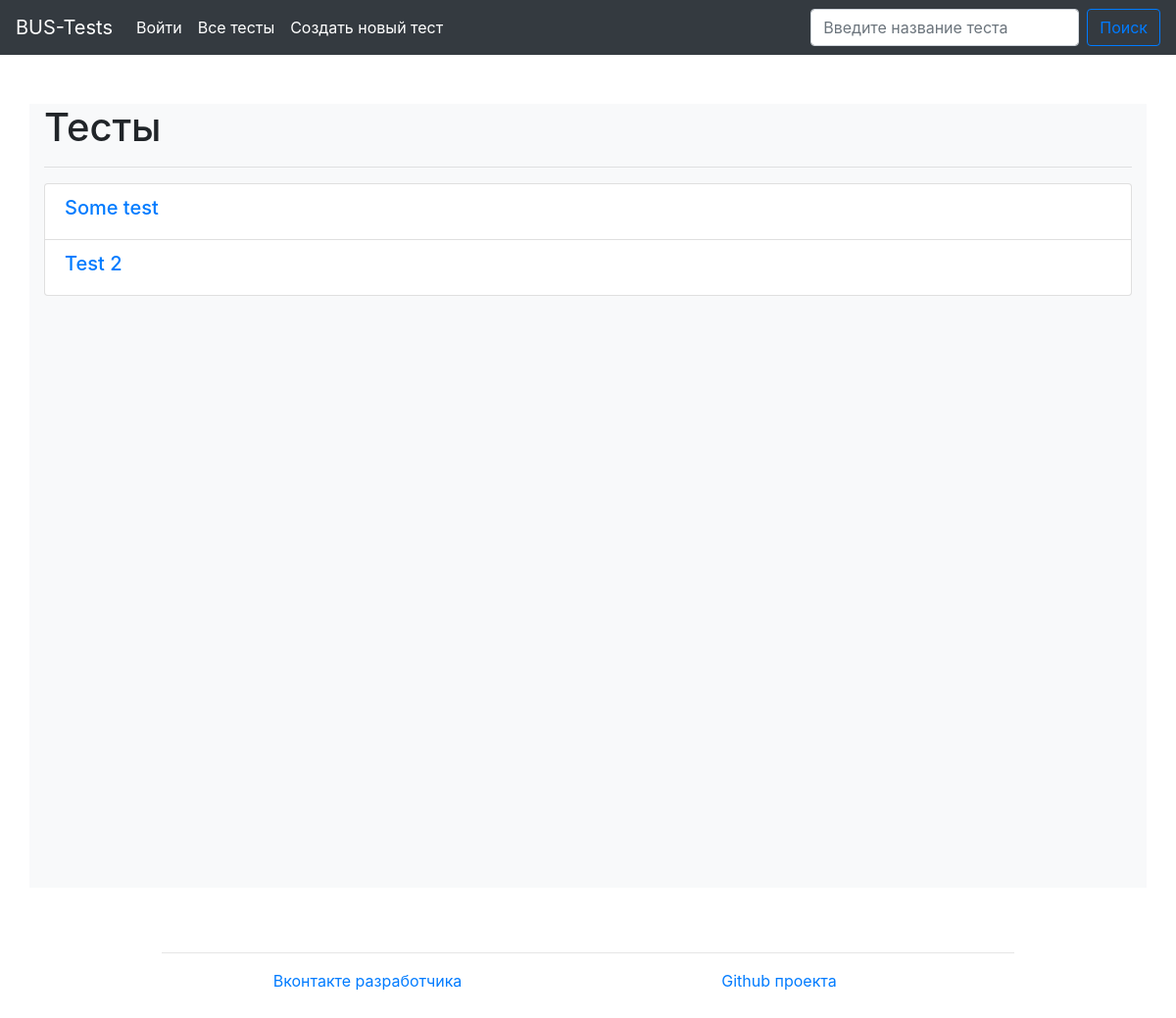
/, run on an earlier commit of the app's database.
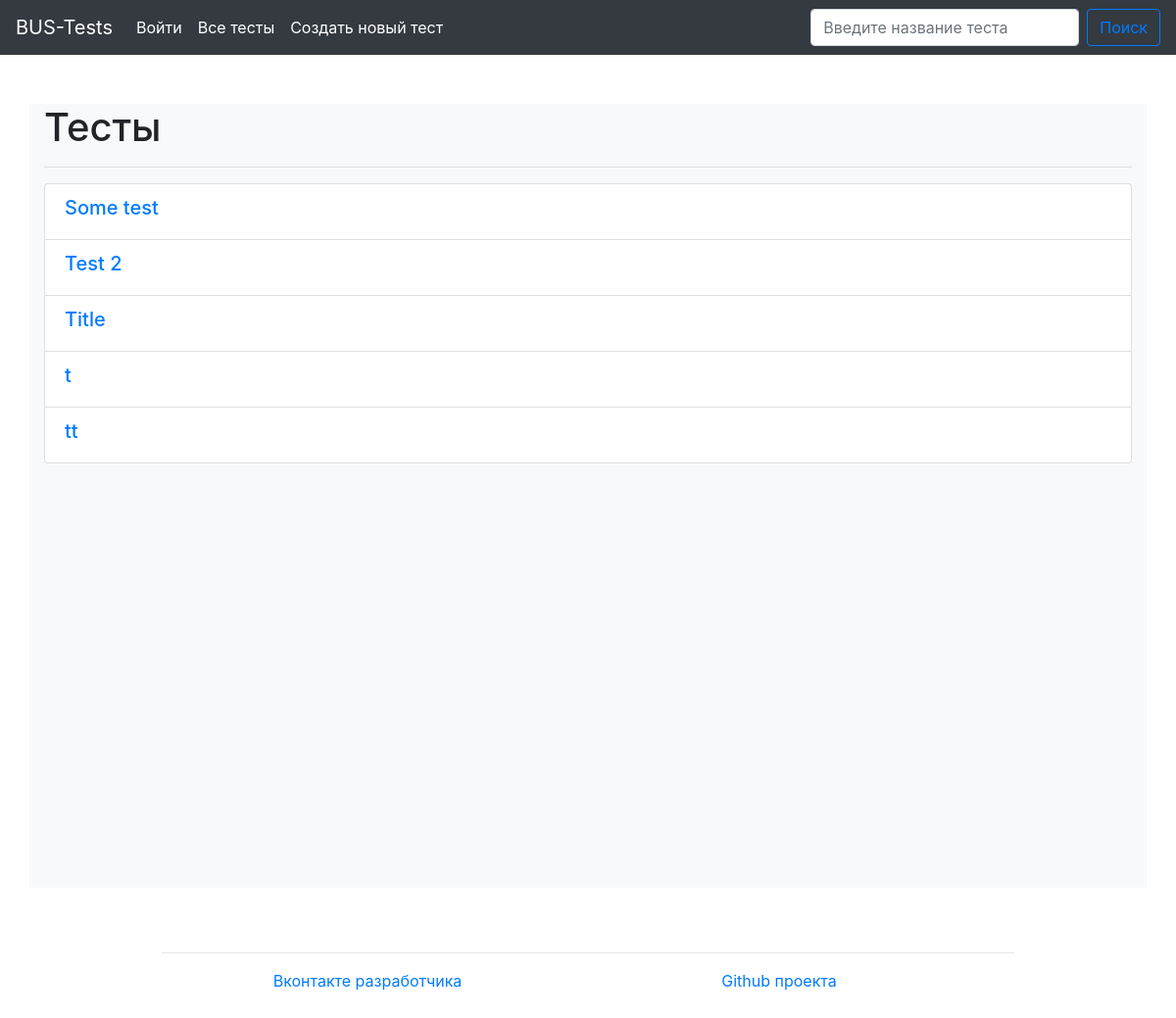
And on a later commit of the database.
### main/models.py (models this page shows)
class Test(models.Model):
    title = models.CharField(max_length=120)
    def __str__(self):
        return self.title

### main/views.py (the view)
# urls.py: path('', views.index, name='test_list'),
def index(request, page=1):
    if request.method == 'POST':
        tests = models.Test.objects.filter(title__icontains=request.POST['query'])
    else:
        tests = models.Test.objects.all()
    count_pages = ceil(len(tests) / ELEMENT_IN_PAGE)
    tests = tests[(page - 1) * ELEMENT_IN_PAGE:page * ELEMENT_IN_PAGE]
    return render(request, 'main/index.html',
                  {'tests': tests, 'pages': range(1, count_pages + 1) if count_pages > ELEMENT_IN_PAGE else False})

### templates/main/index.html (shortened to what this page needs)
{% extends 'wrapper.html' %}
{% block content %}
    <h1>Тесты</h1>
    <hr>
    {% if not tests %}
        <h2>Тесты не найдены</h2>
    {% else %}
    <ul class="list-group">
    {% for test in tests %}
        <li class="btn-group list-group-item">
            <h5><a href="{% url 'test' test.id %}">{{ test }}</a></h5>
        </li>
    {% endfor %}
    </ul>
    {% endif %}
{% endblock %}

### templates/wrapper.html (shortened to what this page needs)
<!DOCTYPE html>
<html lang="ru">
<head>
	<link rel="stylesheet" href="https://stackpath.bootstrapcdn.com/bootstrap/4.5.0/css/bootstrap.min.css">
</head>
<body>
	<nav class="navbar navbar-expand-lg navbar-dark bg-dark" style="margin-bottom: 50px;">
	  <a class="navbar-brand" href="{% url 'test_list' %}">BUS-Tests</a>
	  <div class="collapse navbar-collapse" id="navbarSupportedContent">
		<ul class="navbar-nav mr-auto">
		  <li class="nav-item active">
			<a class="nav-link" href="{% url 'profile' %}">
                {% if request.user.is_authenticated %}
                    Профиль
                {% else %}
                    Войти
                {% endif %}
            </a>
		  </li>
		  <li class="nav-item active">
		  	<a class="nav-link" href="{% url 'test_list' %}">Все тесты</a>
		  </li>
		  <li class="nav-item active">
		  	<a class="nav-link" href="{% url 'new_test' %}">Создать новый тест</a>
		  </li>
		</ul>
		<form class="form-inline my-2 my-lg-0" action="{% url 'test_list' %}" method="POST">
		  <input class="form-control mr-sm-2" type="search" name="query" placeholder="Введите название теста" aria-label="Search">
		  <button class="btn btn-outline-primary my-2 my-sm-0" type="submit">Поиск</button>
		</form>
	  </div>
	</nav>
	<div class="main container bg-light" style="min-height: 100vh;">
		{% block content %}
		{% endblock %}
	</div>
    <div class="container-fluid col-md-9 col-padding" id="main" style="padding-bottom: 50px;padding-top: 50px;">
        <footer class="footer">
            <hr>
            <div class="container-fluid row">
                <a target="_blank" style="text-align: center;" href="https://vk.com/bus_410" class="col-6">Вконтакте разработчика</a>
                <a target="_blank" style="text-align: center;" href="https://github.com/BUS410/Tests" class="col-6">Github проекта</a>
            </div>
        </footer>
    </div>
</body>
</html>

What changed in the data, as far as the page shows it:
added Test: title "Title"
added Test: title "t"
added Test: title "tt"
